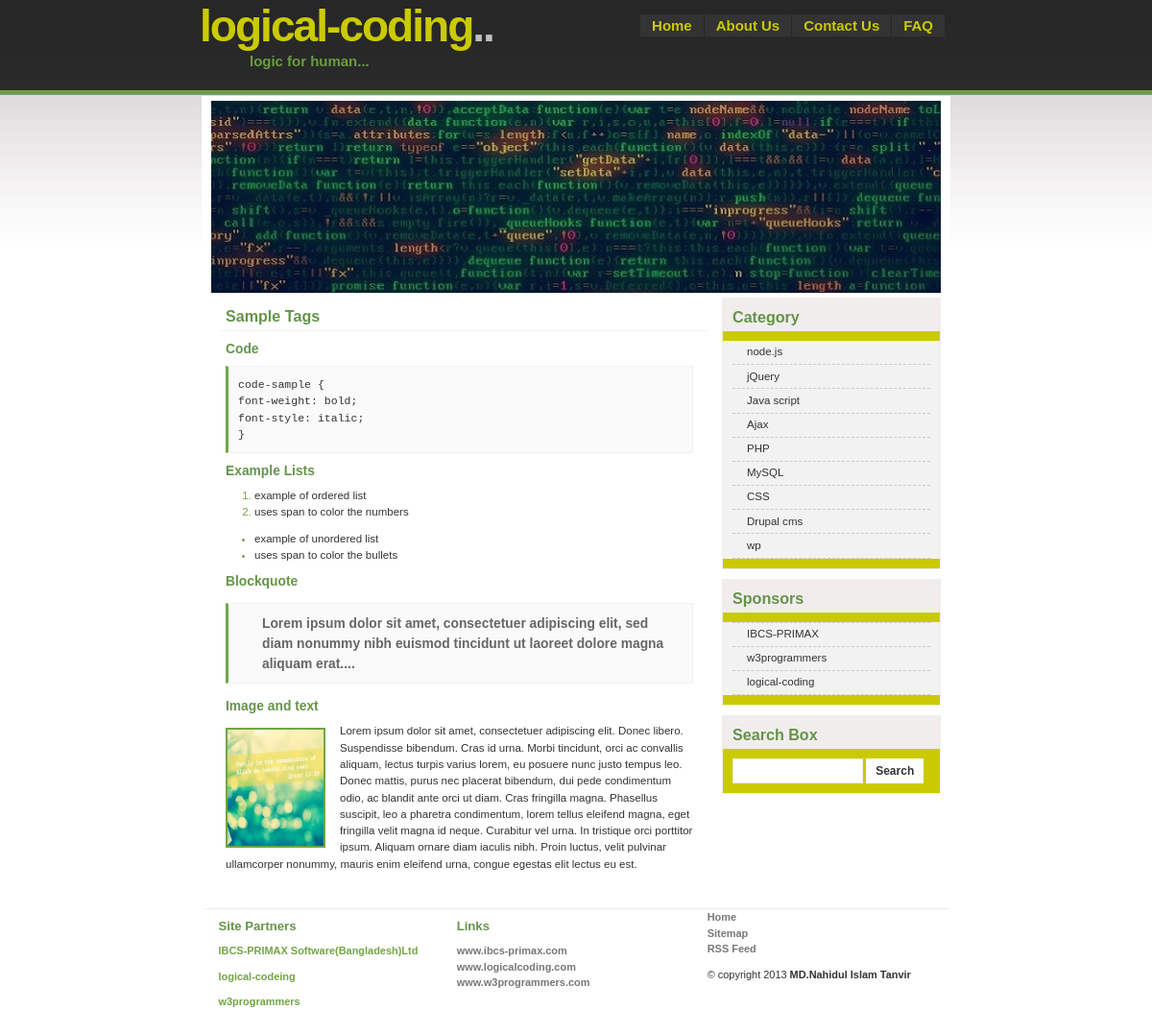
The page /pages.php?page_id=1 on the database its author committed.
### tables this page shows
CREATE TABLE IF NOT EXISTS `pages` (
  `page_id` int(11) NOT NULL AUTO_INCREMENT,
  `page_name` varchar(20) NOT NULL,
  `page_title` varchar(20) NOT NULL,
  `page_content` text NOT NULL,
  `page_status` enum('publish','unpublish') NOT NULL,
  PRIMARY KEY (`page_id`)
);

CREATE TABLE IF NOT EXISTS `category` (
  `cat_id` int(11) NOT NULL AUTO_INCREMENT,
  `cat_name` varchar(50) NOT NULL,
  `cat_status` enum('publish','unpublish') NOT NULL,
  PRIMARY KEY (`cat_id`)
);

### highway.php (called while the page is built, shortened)
<?php
class highway{
public $conn;
public function __construct(){
 $this->conn=mysqli_connect("localhost","root","admin","highway")or die(mysqli_error());
}
public function showMenu(){
 $query=mysqli_query($this->conn,"SELECT * FROM pages WHERE page_status='publish'")or die(mysqli_error($this->conn));
 return mysqli_fetch_all($query,MYSQLI_ASSOC);
}
public function showPageContent($page_id){
$query=mysqli_query($this->conn,"SELECT * FROM pages WHERE page_id='$page_id' and page_status='publish'")or die(mysqli_error($this->conn));
return mysqli_fetch_assoc($query);
}
public function showCategory(){
$query=mysqli_query($this->conn,"SELECT * FROM category WHERE cat_status='publish'")or die(mysqli_error($this->conn));
return mysqli_fetch_all($query,MYSQLI_ASSOC);
}
}
$obj=new highway;
?>

### page_content.php (the view)
<div id="main">
<?php
if(isset($_REQUEST['page_id'])){
$row=$obj->showPageContent($_REQUEST['page_id']);
?>
<?php echo $row['page_content']; ?>
<?php
}
?>
</div>

### header.php (shortened to what this page needs)
<?php include('highway.php'); ?>
<!DOCTYPE html PUBLIC "-//W3C//DTD XHTML 1.0 Strict//EN" "http://www.w3.org/TR/xhtml1/DTD/xhtml1-strict.dtd">
<html xmlns="http://www.w3.org/1999/xhtml" xml:lang="en" lang="en">
<head>
<link rel="stylesheet" href="images/PixelGreen.css" type="text/css" />
</head>
<body>
<div id="wrap">
  <div id="header">
    <div id="header-content">
      <h1 id="logo">logical-coding<span class="gray">..</span></h1>
      <h2 id="slogan">logic for human...</h2>
      <ul>
        <li><a href="index.php">Home</a></li>
        <?php
		foreach($obj->showMenu() as $val){
		extract($val);
		?>
		<li><a href="pages.php?page_id=<?php echo $page_id; ?>" ><?php echo $page_name; ?></a></li>
		<?php
		}
		?>
      </ul>
    </div>
  </div>
  <div class="headerphoto"></div>

### sidebar.php
<div id="sidebar">
        <div class="sidebox">
          <h1 class="clear">Category</h1>
          <ul class="sidemenu">
           <?php
		   foreach($obj->showCategory() as $val){
		   extract($val)
		   ?>
		   <li><a href="index.php?cat_id=<?php echo $cat_id; ?> " ><?php echo $cat_name; ?></a></li>
		   <?php
		   }
		   ?>
          </ul>
        </div>
        <div class="sidebox">
          <h1>Sponsors</h1>
          <ul class="sidemenu">
            <li><a href="#" class="top">IBCS-PRIMAX</a></li>
            <li><a href="#">w3programmers</a></li>
            <li><a href="#">logical-coding</a></li>
          </ul>
        </div>

### images/PixelGreen.css (style rules this page uses)
* { padding: 0; margin: 0; }
body { margin: 0; padding: 0; font: normal .72em/1.5em 'Trebuchet MS', sans-serif; color: #333; background: #FFF url(bg.jpg) repeat-x; text-align: center; height: 100%; }
a { background: inherit; color: #72A545; }
h1, h2, h3 { font: bold 1em 'Trebuchet MS', Tahoma, Sans-serif; color: #65944A; }
h1 { font-size: 1.4em; }
h2 { font-size: 1.2em; text-transform: uppercase; }
h3 { font-size: 1.2em; }
p, h1, h2, h3 { margin: 10px 15px; }
ul, ol { margin: 10px 30px; padding: 0 15px; color: #72A545; }
ul span, ol span { color: #333; }
img { border: 2px solid #CCC; }
img.float-left { margin: 5px 15px 5px 0px; }
a img { border: 2px solid #72A545; }
code { margin: 5px 0; padding: 10px; text-align: left; display: block; overflow: auto; font: 500 1em/1.5em 'Lucida Console', 'courier new', monospace; background: #FAFAFA; border: 1px solid #f2f2f2; border-left: 3px solid #72A545; }
blockquote { margin: 15px; padding: 0 0 0 20px; background-color: #FAFAFA; background-position: 8px 10px; border: 1px solid #f2f2f2; border-left: 3px solid #72A545; font: bold 1.2em/1.5em "Trebuchet MS", Tahoma, sans-serif; color: #666666; }
#header-content, #content, #footer-content { width: 760px; }
#header { height: 100px; text-align: left; }
#header-content { position: relative; margin: 0 auto; padding: 0; }
#header-content #logo { position: absolute; font: bold 4em 'Trebuchet Ms', Sans-serif; letter-spacing: -2px; color: #CACA00; margin: 0; padding: 0; top: 0; left: -12px; }
#header-content #slogan { position: absolute; font: bold 1.3em 'Trebuchet Ms', Sans-serif; text-transform: none; color: #6A9D40; margin: 0; top: 55px; left: 40px; }
#header-content ul { position: absolute; right: -5px; top: 15px; font: bolder 1.3em 'Trebuchet MS', sans-serif; color: #FFF; list-style: none; margin: 0; padding: 0; }
#header-content li { display: inline; }
#header-content li a { float: left; display: block; padding: 3px 12px; color:#CACA00; background-color: #333; text-decoration: none; border-right: 1px solid #272727; }
.headerphoto { margin: 0 auto; width: 760px; height: 200px; padding: 0px 10px 10px 10px; background: #fff url(headerphoto.jpg) no-repeat center; }
#sidebar { float: right; width: 30%; margin: 0 0 10px 0; padding: 0; }
#sidebar h1 { padding: 10px 0px 5px 10px; margin: 0; background: #F1EDED; }
.sidebox { background: #CACA00; border: 1px solid #EFEDED; margin-bottom: 10px; }
#sidebar ul.sidemenu { list-style:none; margin: 10px 0; padding: 0; background: #F2F2F2; }
#sidebar ul.sidemenu li { padding: 0px 10px; }
#sidebar ul.sidemenu a { display:block; font-weight:normal; color: #333; height: 1.5em; padding:.3em 0 .3em 15px; line-height: 1.5em; border-bottom: 1px dashed #CCC; text-decoration:none; }
#sidebar ul.sidemenu a.top { border-top: 1px dashed #CCC; }
#main { float: left; width: 68%; margin: 0 0 10px 0; padding: 0; }
#main h1 { padding: 10px 0 5px 5px; margin: 0 0 0 10px; border-bottom: 1px solid #f2f2f2; }
.float-left { float: left; }
.clear { clear: both; }
.gray { color: #BFBFBF; }

### rows shown on the page
pages: page_name "About Us", page_content "Sample Tags Code code-sample { font-weight: bold; font-style: italic; } Example Lists example of ordered list uses span to color the numbers example of unordered list uses span to color the bullets Blockquote Lorem ipsum dolor sit amet, consectetuer adipiscing elit, sed diam nonummy nibh euismod tincidunt ut laoreet dolore magna aliquam erat.... Image and text Lorem ipsum dolor sit amet, consectetuer adipiscing elit. Donec libero. Suspendisse bibendum. Cras id urna. Morbi tincidunt, orci ac convallis aliquam, lectus turpis varius lorem, eu posuere nunc justo tempus leo. Donec mattis, purus nec placerat bibendum, dui pede condimentum odio, ac blandit ante orci ut diam. Cras fringilla magna.…", page_content (picture)
pages: page_name "Contact Us"
pages: page_name "FAQ"
category: cat_name "node.js"
category: cat_name "jQuery"
category: cat_name "Java script"
category: cat_name "Ajax"
category: cat_name "PHP"
category: cat_name "MySQL"
category: cat_name "CSS"
category: cat_name "Drupal cms"
category: cat_name "wp"
